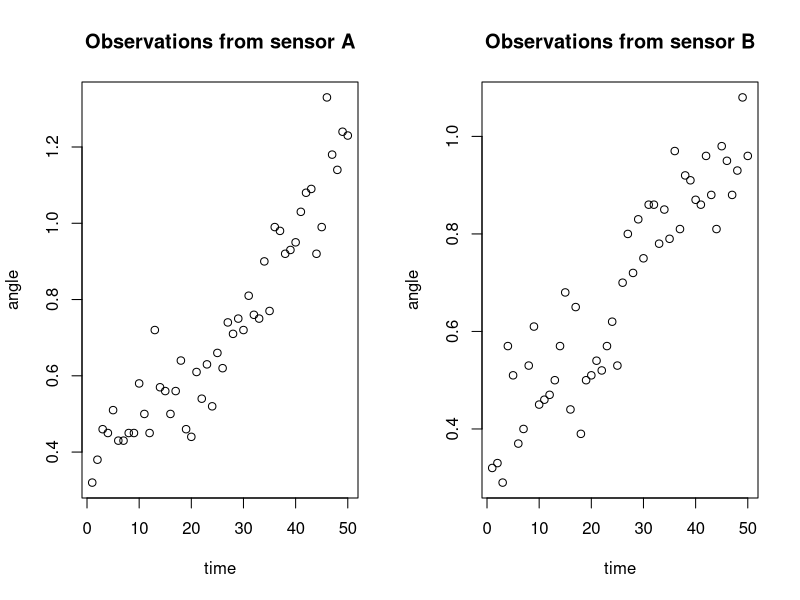
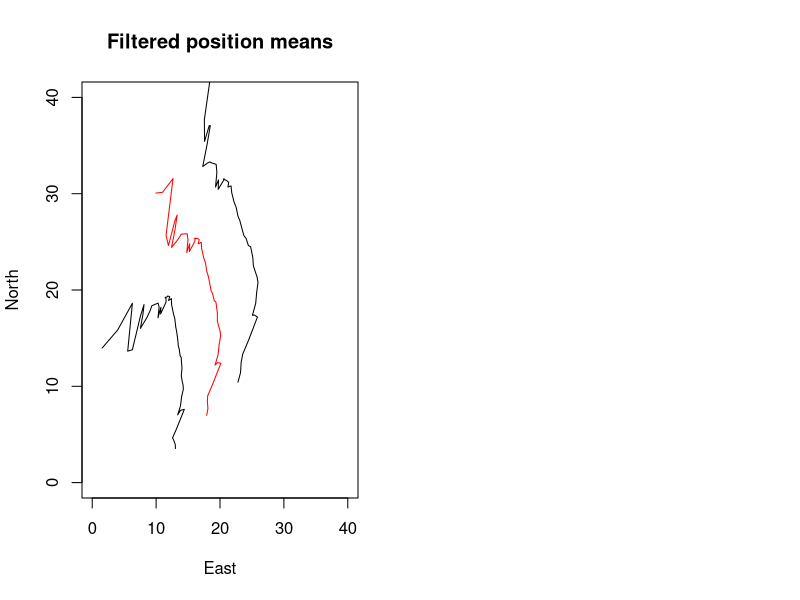
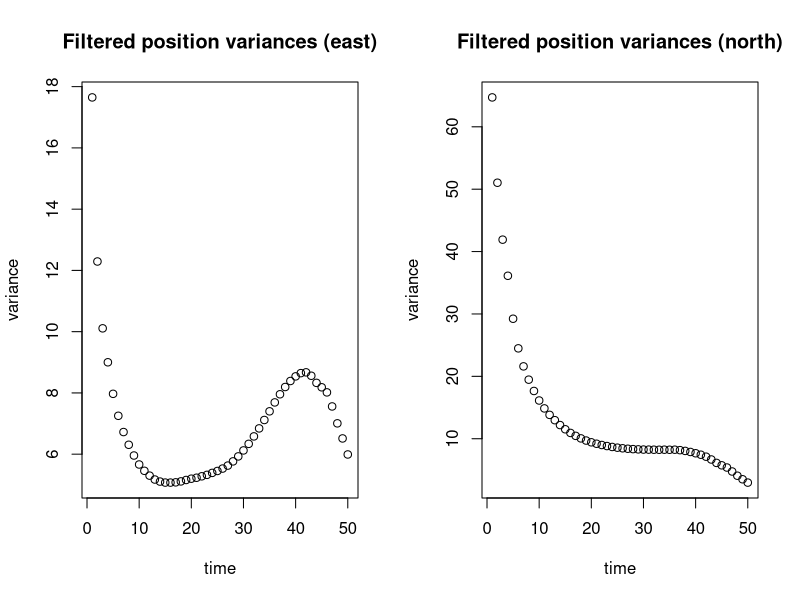
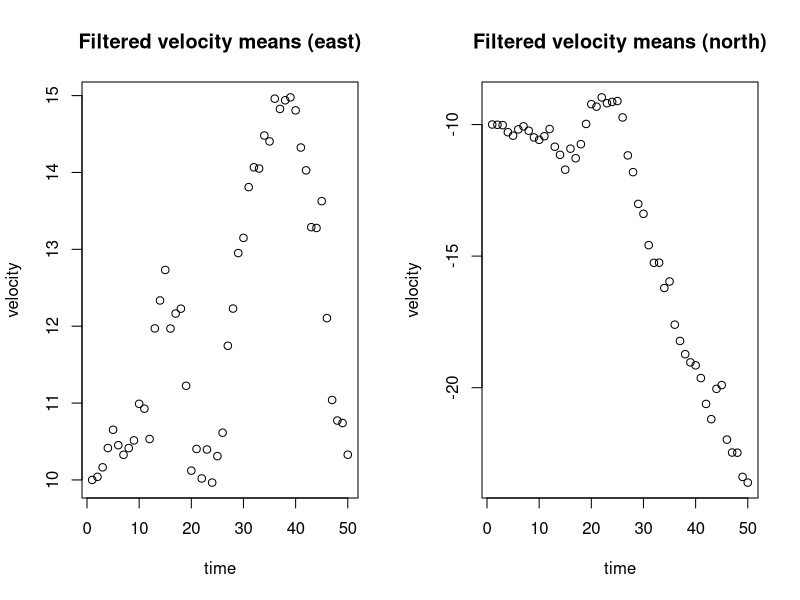
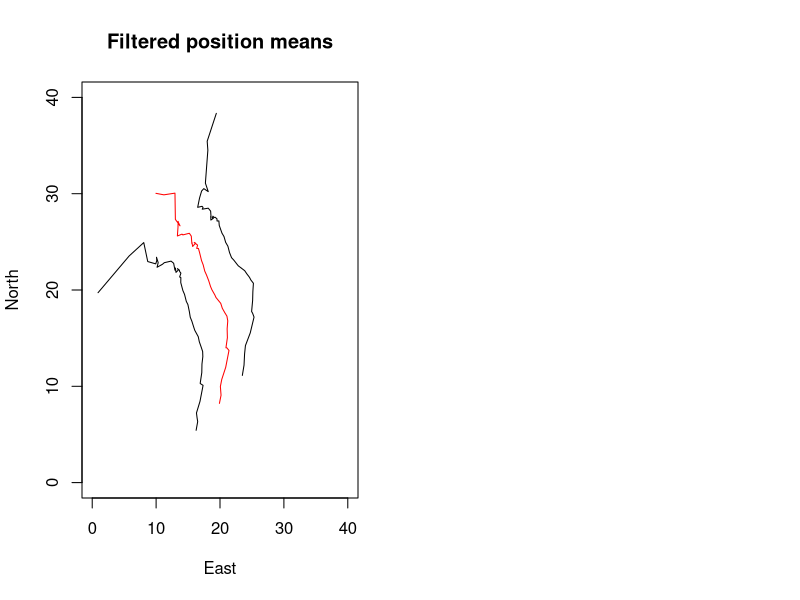
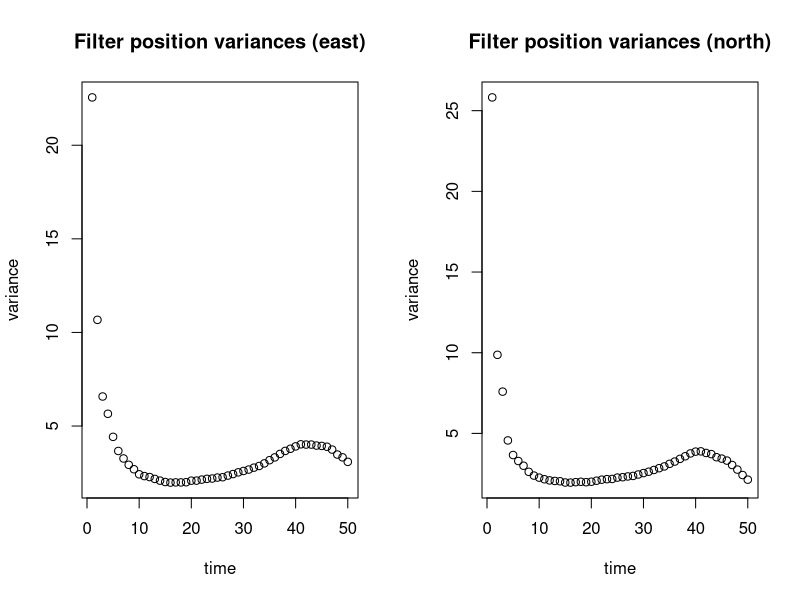
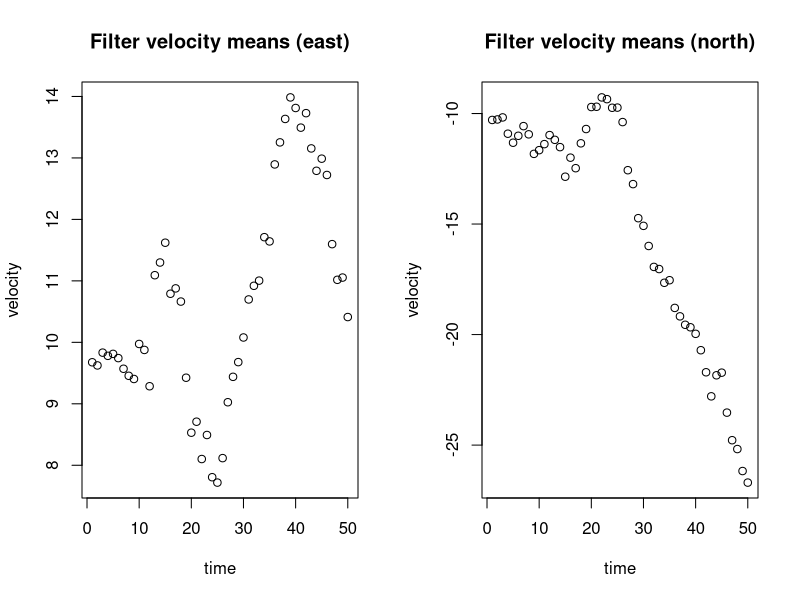
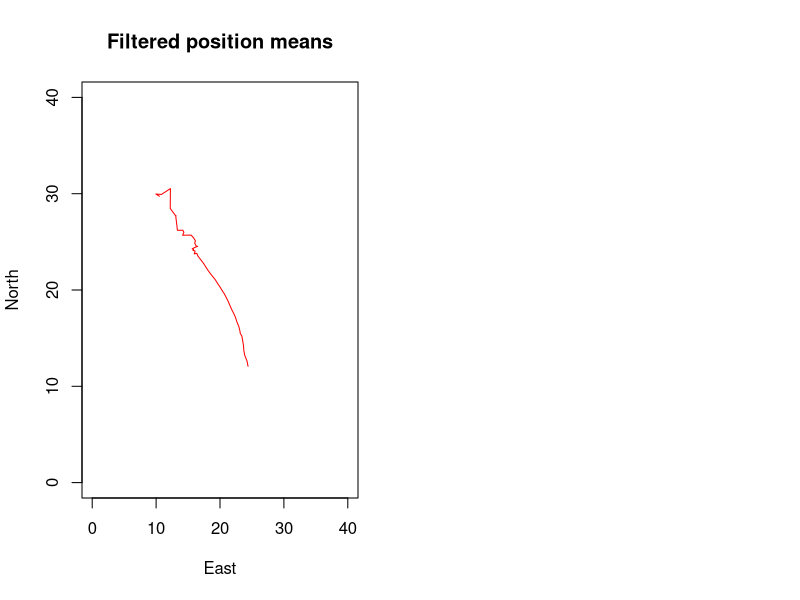

Here is the R script that generated these plots, in order:
## ---- chunk 1
knitr::opts_chunk$set(echo = TRUE)
library(MASS)
## ---- chunk 2
set.seed(202104)

# Prior
mu1 = c(10,30,10,-10)
Sigma1 = diag(c(10**2,10**2,5**2,5**2))

## Forward model 
delta = 1/60

A = diag(4)
A[1,3] = delta 
A[2,4] = delta 

Eps_model = diag(c(0.1**2,0.1**2,0.5**2,0.5**2))


# Function:
# Taking a state and evolving it deterministically 
# NB: No model error added
ModelStep <- function(x){
  x = A%*%x 
  return(x)
}


## Observation model
Eps_obs = diag(c(0.1**2,0.1**2))

# Function: 
# Taking a state and observing it
# NB: No observation noise added
Observation <- function(x){
  y = c(atan(x[1]/x[2]), atan((40-x[2])/(40-x[1])))
  return(y)
}


## Observations 
# Observations are provided in 2 separate files
obsA = read.table("sensorA.txt")
obsB = read.table("sensorB.txt")

obs = cbind(obsA,obsB)

## Visualisation
par(mfrow=c(1,2))
plot(obs[,1], main="Observations from sensor A",
     xlab="time", ylab="angle")
plot(obs[,2], main="Observations from sensor B",
     xlab="time", ylab="angle")

# time
T = 50

## ---- chunk 3

linObsOp <- function(x){
  H = matrix(0, ncol=4, nrow=2)
  H[1,1] = x[2]/(x[1]**2 + x[2]**2)
  H[1,2] = -x[1]/(x[2]**2 + x[1]**2)
  H[2,1] = (40-x[2])/(x[1]**2 - 80*x[1] + x[2]**2 - 80*x[2] + 3200)
  H[2,2] = (x[2]-40)/(x[1]**2 - 80*x[1] + x[2]**2 - 80*x[2] + 3200)
  return(H)
}

# Bookkeeping 
mus    = array(0, dim=c(4,T))
Sigmas = array(0, dim=c(4,4,T))

# DATA ASSIMILATION in time loop
mu = mu1
Sigma = Sigma1
for (t in 1:T){
  print(t)
  ## Forward Step
  # NOTE: the initial prior is already given for the first observation time
  if (t != 1){
    mu = ModelStep(mu)
  }
  Sigma = A %*% Sigma %*% t(A) + Eps_model
  
  ## Analysis Step
  H = linObsOp(mu)
  S = H %*% Sigma %*% t(H) + Eps_obs
  K = Sigma %*% t(H) %*% solve(S)
  
  # Updating
  y = t(obs[t,]) 
  mu = mu + K %*% (y - Observation(mu))
  Sigma = (diag(4) - K %*% H) %*% Sigma 
  
  # Storage 
  mus[,t] = mu
  Sigmas[,,t] = Sigma
}

# Plotting
plot(mus[1,],mus[2,], main="Filtered position means",
     xlab="East", ylab="North",
     xlim=c(0,40), ylim=c(0,40),
     col="red", type="l")

lines(mus[1,] - 2*sqrt(Sigmas[1,1,]), mus[2,] - 2*sqrt(Sigmas[2,2,]))
lines(mus[1,] + 2*sqrt(Sigmas[1,1,]), mus[2,] + 2*sqrt(Sigmas[2,2,]))
## ---- chunk 4
# Variance pltos
par(mfrow=c(1,2))
plot(Sigmas[1,1,], main="Filtered position variances (east)",
     xlab="time", ylab="variance")
plot(Sigmas[2,2,], main="Filtered position variances (north)",
     xlab="time", ylab="variance")

# Velocity pltos
plot(mus[3,], main="Filtered velocity means (east)",
     xlab="time", ylab="velocity")
plot(mus[4,], main="Filtered velocity means (north)",
     xlab="time", ylab="velocity")
## ---- chunk 5

# Bookkeeping 
B = 1000
ensembles = array(0, dim=c(4,B,T))


# DATA ASSIMILATION in time loop
for (t in 1:T){
  print(t)
  ## Forward Step
  # NOTE: the initial prior is already given for the first observation time
  if (t == 1){
    ensemble_t = t(mvrnorm(B, mu=mu1, Sigma=Sigma1))
  }
  else{
    # Forwarding single particle
    ensemble_t = ModelStep(ensemble_t) + t(mvrnorm(B, mu=rep(0,4), Sigma=Eps_model))
  }
  ensemble_mean = rowMeans(ensemble_t)
  
  # Observing ensemble
  y = t(obs[t,])
  y_ensemble = matrix(0, nrow=2, ncol=B)
  for (e in 1:B){
    y_ensemble[,e] = Observation(ensemble_t[,e]) + mvrnorm(mu=rep(0,2), Sigma=Eps_obs)
  }
  y_ensemble_mean = rowMeans(y_ensemble)
  
  # Estimating
  Sigma_y = 1/B*(y_ensemble - y_ensemble_mean) %*% t(y_ensemble - y_ensemble_mean)
  Sigma_xy = 1/B*(ensemble_t - ensemble_mean) %*% t(y_ensemble - y_ensemble_mean)
  
  
  ## Analysis Step
  for (e in 1:B){
    ensemble_t[,e] = ensemble_t[,e] + Sigma_xy %*% solve(Sigma_y) %*% (y - y_ensemble[,e])
  }
  
  # Storing
  ensembles[,,t] = ensemble_t
}

# Plotting
library(matrixStats)

plot(colMeans(ensembles[1,,]), colMeans(ensembles[2,,]), main="Filtered position means",
     xlab="East", ylab="North",
     xlim=c(0,40), ylim=c(0,40),
     col="red", type="l")

lines(colQuantiles(ensembles[1,,],probs=0.025),colQuantiles(ensembles[2,,],probs=0.025))
lines(colQuantiles(ensembles[1,,],probs=0.975),colQuantiles(ensembles[2,,],probs=0.975))
## ---- chunk 6
# Variance plots
par(mfrow=c(1,2))
plot(colVars(ensembles[1,,]), main="Filter position variances (east)",
     xlab="time", ylab="variance")
plot(colVars(ensembles[2,,]), main="Filter position variances (north)",
     xlab="time", ylab="variance")

# Velocity plots
plot(colMeans(ensembles[3,,]), main="Filter velocity means (east)",
     xlab="time", ylab="velocity")
plot(colMeans(ensembles[4,,]), main="Filter velocity means (north)",
     xlab="time", ylab="velocity")
## ---- chunk 7
library(mvtnorm)

# Bookkeeping 
B = 1000
particles = array(0, dim=c(4,B,T+1))
weights = array(0, dim=c(B,T+1))

# DATA ASSIMILATION in time loop
for(t in 1:T){
  print(t)
  ## Forwarding
  if (t==1){
    # Initialization of particles
    particles_t = t(rmvnorm(B, mean=mu1, sigma=Sigma1))
    particles[,,1] = particles_t
    weights_t = rep(1/B,B)
    weights[,1] = weights_t
  }
  else{
    # Propagation
    particles_t = ModelStep(particles_t) + t(rmvnorm(B, mean=rep(0,4), sigma=Eps_model))
  }
  
  ## Conditioning
  for (b in 1:B){
    likelihood_b = dmvnorm(obs[t,], mean=Observation(particles_t[,b]), sigma=Eps_obs)
    weights_t[b]  = likelihood_b * weights_t[b]
  }
  weights_t = weights_t/sum(weights_t)
  
  ## Storage
  weights[,t+1] = weights_t
  particles[,,t+1] = particles_t
  
  ## Resampling 
  if (1/sum(weights_t**2) < 0.5*B){
    particles_t = particles_t[,sample(x = 1:B, size=B, replace=TRUE, prob=weights_t)]
    weights_t = rep(1/B, B)
  }
  
}

plot(colSums(particles[1,,]*weights), colSums(particles[2,,]*weights), main="Filtered position means",
     xlab="East", ylab="North",
     xlim=c(0,40), ylim=c(0,40),
     col="red", type="l")
